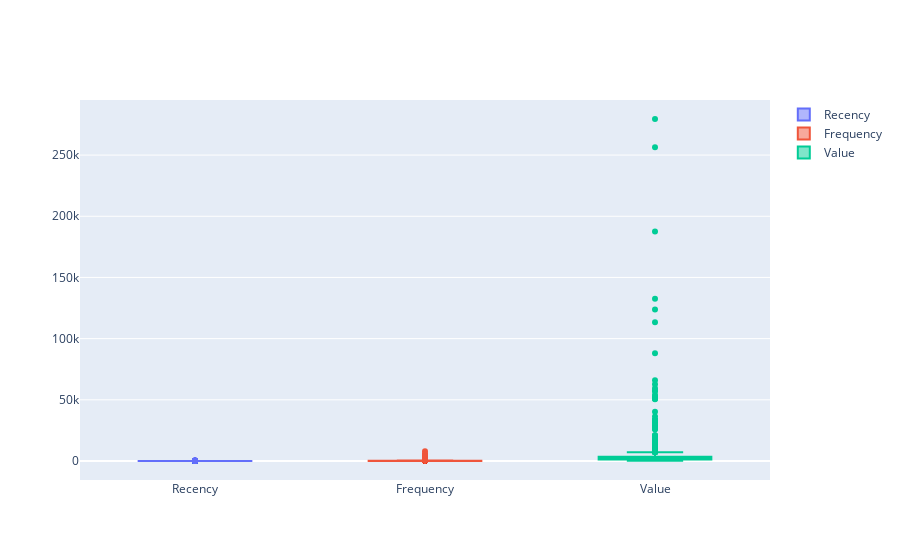

Here is the notebook cell this chart was saved with:
### Code cell
fig = go.Figure()
fig.add_trace(go.Box(y=vip_segment['Recency'], name= 'Recency'))
fig.add_trace(go.Box(y=vip_segment['Frequency'], name= 'Frequency'))
fig.add_trace(go.Box(y=vip_segment['Value'], name= 'Value'))

### Figure 1 — Plotly figure (JSON) as saved in the notebook; plotly's stock layout.template omitted (floating-point values rounded to 4 significant figures; data arrays with more than 128 entries replaced by an {"elided": "..."} marker saying what was removed)
{"data": [{"name": "Recency", "type": "box", "y": {"elided": "1690 int values"}}, {"name": "Frequency", "type": "box", "y": {"elided": "1690 int values"}}, {"name": "Value", "type": "box", "y": {"elided": "1690 float values"}}], "layout": {}}
